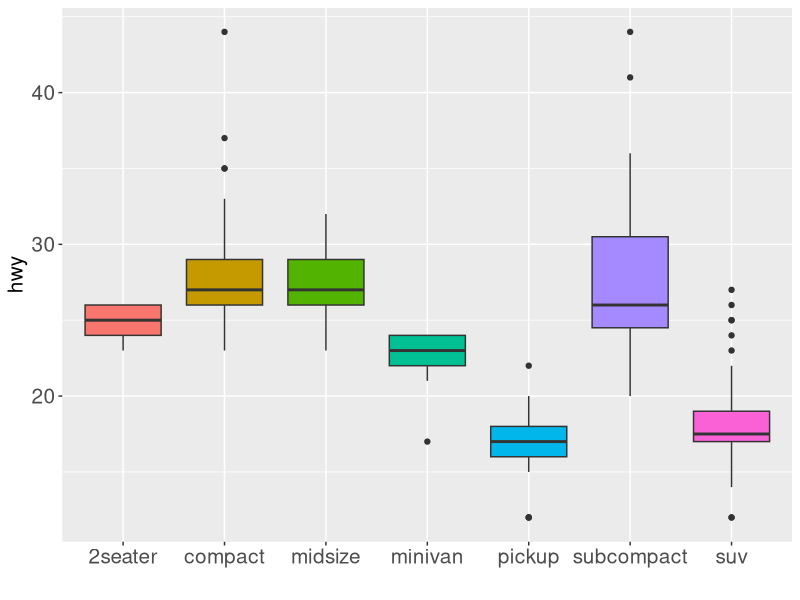

Generate this figure with R: (Note: this script raises an error after producing the figure.)
## ---- chunk 1
library(grDevices)
library(tidyverse)
## ---- chunk 2
fig1 <- ggplot(mpg,aes(factor(class),hwy, fill=class)) +
 geom_boxplot()+
 theme(legend.position="none",
       axis.text = element_text(size=15),
       axis.title = element_text(size=15)) +
 xlab("")
fig1
## ---- chunk 3
windowsFonts(A=windowsFont("Times New Roman"),
            B=windowsFont("Arial"))
## ---- chunk 4
fig1+theme(text = element_text(family = "A",face = "bold"))
